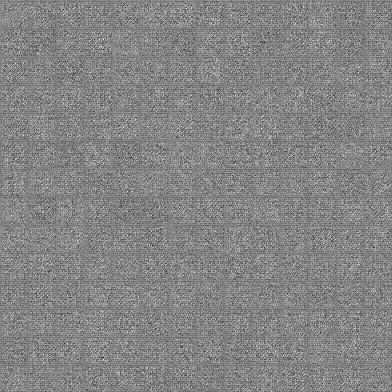
#> input picture mnistProject/vis/sample_0.0.jpg, 392 x 392 px
$ python -i util.py   (imports and definitions only)   (older library calls are emulated)
#> lines starting #> are read from the running program, lines starting #| are printed output that depends on the picture
import cv2
import scipy.misc
import numpy as np

def OneHot(X, n=None, negative_class=0.):
    X = np.asarray(X).flatten()
    if n is None:
        n = np.max(X) + 1
    Xoh = np.ones((len(X), n)) * negative_class
    Xoh[np.arange(len(X)), X] = 1.
    return Xoh


def crop_resize(image_path, resize_shape=(64,64)):
#> called with image_path = 'vis/sample_0.0.jpg', resize_shape = (64, 64)
    image = cv2.imread(image_path)
#> image is the input picture: shape (392, 392, 3); min 3, max 255, mean 132.3
    height, width, channel = image.shape
#> height = 392; width = 392; channel = 3

    if width == height:
        resized_image = cv2.resize(image, resize_shape)
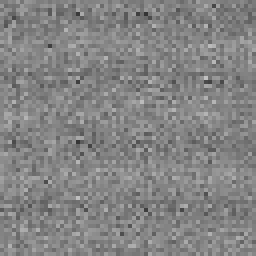
#> resized_image: shape (64, 64, 3) (shown 4 times larger); min 52, max 192, mean 131.8
    elif width > height:
        resized_image = cv2.resize(image, (int(width * float(resize_shape[0])//height), resize_shape[1]))
        cropping_length = int( (resized_image.shape[1] - resize_shape[0]) // 2)
        resized_image = resized_image[:,cropping_length:cropping_length+resize_shape[1]]
    else:
        resized_image = cv2.resize(image, (resize_shape[0], int(height * float(resize_shape[1])/width)))
        cropping_length = int( (resized_image.shape[0] - resize_shape[1]) // 2)
        resized_image = resized_image[cropping_length:cropping_length+resize_shape[0], :]

    return resized_image/127.5 - 1
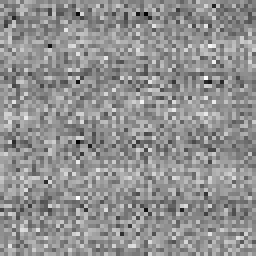
#> returned value: shape (64, 64, 3) float64 (shown 4 times larger); min -0.592, max 0.506, mean 0.0335; drawn with min black and max white

def save_visualization(X_origin, X, nh_nw, save_path='./vis/sample.jpg'):
    h,w = X.shape[1], X.shape[2]
    img = np.zeros((h * nh_nw[0], w * 2 * nh_nw[1], 3))

    for n,x in enumerate(X):
        x_origin=X_origin[n]
        j = n // nh_nw[1]
        i = n % nh_nw[1]
        img[j*h:j*h+h, (2*i)*w:(2*i)*w+w, :] = x_origin
        img[j*h:j*h+h, (2*i+1)*w:(2*i+1)*w+w, :] = x

    scipy.misc.imsave(save_path, img)

>>> result = crop_resize('vis/sample_0.0.jpg')

$ run again, on mnistProject/vis/sample_1.0.jpg
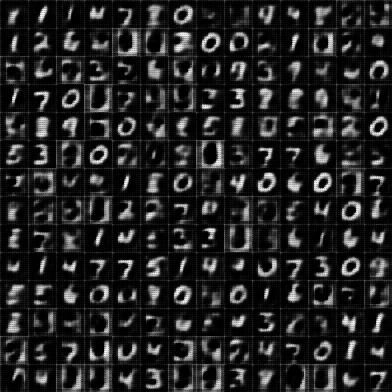
#> input picture mnistProject/vis/sample_1.0.jpg, 392 x 392 px
#> in crop_resize, image is the input picture: shape (392, 392, 3); min 0, max 255, mean 36.8
#> in crop_resize, `resized_image = cv2.resize(image, resize_shape)`:
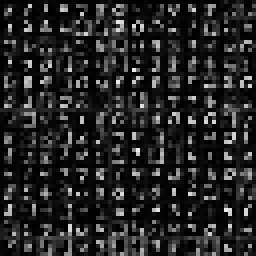
#> resized_image: shape (64, 64, 3) (shown 4 times larger); min 0, max 237, mean 37.3

$ run again, on mnistProject/vis/sample_10.0.jpg
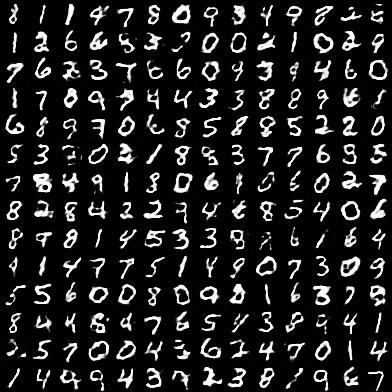
#> input picture mnistProject/vis/sample_10.0.jpg, 392 x 392 px
#> in crop_resize, image is the input picture: shape (392, 392, 3); min 0, max 255, mean 35.8
#> in crop_resize, `resized_image = cv2.resize(image, resize_shape)`:
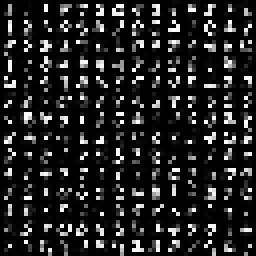
#> resized_image: shape (64, 64, 3) (shown 4 times larger); min 0, max 255, mean 35.7
